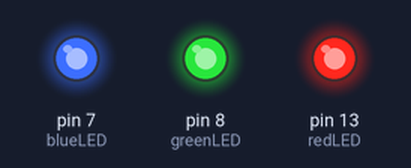
The sketch below on a simulated Arduino Uno, built with avr-gcc and run on an emulated ATmega328P. On the bench: output pins drawn as LEDs (lit = HIGH).

Above: at 0.5 s.
At 18.5 s:
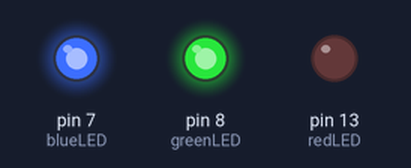
At 28.5 s:
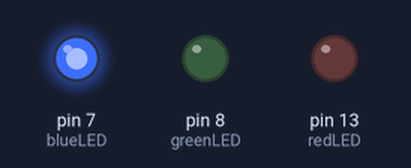
At 37.5 s:
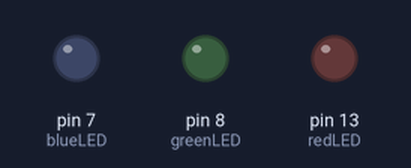
Timing chart, 0 to 39.0 s (numbered marks = the images above):
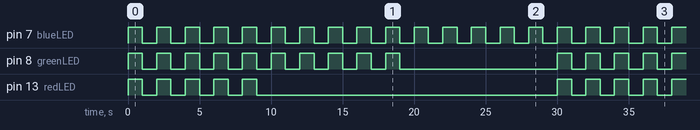

The sketch:

Arduino_Project_3-Variables.ino
```cpp
//Arduino project 3 - adding varibales to the project 2 code
/*Task:
    - Blink the red LED 5 times
    - Blink the green LED 10 times
    - Blink the blue LED 15 times
    - Doing it without using numbers within the actual code
*/
//Variables
int redLED = 13;
int greenLED = 8;
int blueLED = 7;
int tdelay = 1000;

void setup() {
  // put your setup code here, to run once:
  //For blue LED
  pinMode(blueLED, OUTPUT);
  //For green LED
  pinMode(greenLED, OUTPUT);
  //For red LED
  pinMode(redLED, OUTPUT);
}

void loop() {
  //Blink 1
  digitalWrite(blueLED, HIGH);
  digitalWrite(greenLED, HIGH);
  digitalWrite(redLED, HIGH);

  delay(tdelay);

  digitalWrite(blueLED, LOW);
  digitalWrite(greenLED, LOW);
  digitalWrite(redLED, LOW);

  delay(tdelay);

  //Blink 2
  digitalWrite(blueLED, HIGH);
  digitalWrite(greenLED, HIGH);
  digitalWrite(redLED, HIGH);

  delay(tdelay);

  digitalWrite(blueLED, LOW);
  digitalWrite(greenLED, LOW);
  digitalWrite(redLED, LOW);

  delay(tdelay);

  //Blink 3
  digitalWrite(blueLED, HIGH);
  digitalWrite(greenLED, HIGH);
  digitalWrite(redLED, HIGH);

  delay(tdelay);

  digitalWrite(blueLED, LOW);
  digitalWrite(greenLED, LOW);
  digitalWrite(redLED, LOW);

  delay(tdelay);

  //Blink 4
  digitalWrite(blueLED, HIGH);
  digitalWrite(greenLED, HIGH);
  digitalWrite(redLED, HIGH);

  delay(tdelay);

  digitalWrite(blueLED, LOW);
  digitalWrite(greenLED, LOW);
  digitalWrite(redLED, LOW);

  delay(tdelay);

  //Blink 5
  digitalWrite(blueLED, HIGH);
  digitalWrite(greenLED, HIGH);
  digitalWrite(redLED, HIGH);

  delay(tdelay);

  digitalWrite(blueLED, LOW);
  digitalWrite(greenLED, LOW);
  digitalWrite(redLED, LOW);

  delay(tdelay);

  //Blink 6 - reds now completed 5 blinks
  digitalWrite(blueLED, HIGH);
  digitalWrite(greenLED, HIGH);

  delay(tdelay);

  digitalWrite(blueLED, LOW);
  digitalWrite(greenLED, LOW);

  delay(tdelay);

  //Blink 7
  digitalWrite(blueLED, HIGH);
  digitalWrite(greenLED, HIGH);

  delay(tdelay);

  digitalWrite(blueLED, LOW);
  digitalWrite(greenLED, LOW);

  delay(tdelay);

  //Blink 8
  digitalWrite(blueLED, HIGH);
  digitalWrite(greenLED, HIGH);

  delay(tdelay);

  digitalWrite(blueLED, LOW);
  digitalWrite(greenLED, LOW);

  delay(tdelay);

  //Blink 9
  digitalWrite(blueLED, HIGH);
  digitalWrite(greenLED, HIGH);

  delay(tdelay);

  digitalWrite(blueLED, LOW);
  digitalWrite(greenLED, LOW);

  delay(tdelay);

  //Blink 10
  digitalWrite(blueLED, HIGH);
  digitalWrite(greenLED, HIGH);

  delay(tdelay);

  digitalWrite(blueLED, LOW);
  digitalWrite(greenLED, LOW);

  delay(tdelay);

  //Blink 11 - Green has completed 10 blinks
  digitalWrite(blueLED, HIGH);

  delay(tdelay);

  digitalWrite(blueLED, LOW);

  delay(tdelay);

  //Blink 12
  digitalWrite(blueLED, HIGH);

  delay(tdelay);

  digitalWrite(blueLED, LOW);

  delay(tdelay);

  //Blink 13
  digitalWrite(blueLED, HIGH);

  delay(tdelay);

  digitalWrite(blueLED, LOW);

  delay(tdelay);

  //Blink 14
  digitalWrite(blueLED, HIGH);

  delay(tdelay);

  digitalWrite(blueLED, LOW);

  delay(tdelay);

  //Blink 15
  digitalWrite(blueLED, HIGH);

  delay(tdelay);

  digitalWrite(blueLED, LOW);

  delay(tdelay);

  //Blue has completed blinking, back to start
}
```

Measured:
- by itself, pin 7 (blueLED): alternates HIGH for 1.0 s and LOW for 1.0 s
- by itself, pin 8 (greenLED): repeats every 30.0 s: 9 × (LOW 1.0 s, HIGH 1.0 s), LOW 11.0 s, HIGH 1.0 s
- by itself, pin 13 (redLED): repeats every 30.0 s: 4 × (LOW 1.0 s, HIGH 1.0 s), LOW 21.0 s, HIGH 1.0 s
